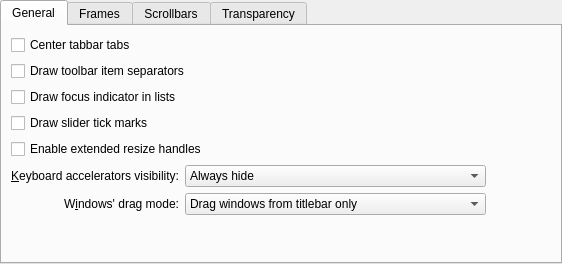
<?xml version="1.0" encoding="UTF-8"?>
<ui version="4.0">
 <class>OceanStyleConfig</class>
 <widget class="QWidget" name="OceanStyleConfig">
  <property name="geometry">
   <rect>
    <x>0</x>
    <y>0</y>
    <width>562</width>
    <height>264</height>
   </rect>
  </property>
  <property name="sizePolicy">
   <sizepolicy hsizetype="Preferred" vsizetype="Preferred">
    <horstretch>0</horstretch>
    <verstretch>0</verstretch>
   </sizepolicy>
  </property>
  <layout class="QVBoxLayout" name="verticalLayout_2">
   <property name="leftMargin">
    <number>0</number>
   </property>
   <property name="topMargin">
    <number>0</number>
   </property>
   <property name="rightMargin">
    <number>0</number>
   </property>
   <property name="bottomMargin">
    <number>0</number>
   </property>
   <item>
    <widget class="QTabWidget" name="tabWidget">
     <property name="currentIndex">
      <number>0</number>
     </property>
     <widget class="QWidget" name="tab">
      <attribute name="title">
       <string>General</string>
      </attribute>
      <layout class="QGridLayout" name="gridLayout">
       <item row="6" column="1">
        <widget class="QLabel" name="_windowDragLabel">
         <property name="sizePolicy">
          <sizepolicy hsizetype="Preferred" vsizetype="Preferred">
           <horstretch>0</horstretch>
           <verstretch>0</verstretch>
          </sizepolicy>
         </property>
         <property name="text">
          <string>W&amp;indows' drag mode:</string>
         </property>
         <property name="alignment">
          <set>Qt::AlignRight|Qt::AlignTrailing|Qt::AlignVCenter</set>
         </property>
         <property name="buddy">
          <cstring>_windowDragMode</cstring>
         </property>
        </widget>
       </item>
       <item row="2" column="1" colspan="4">
        <widget class="QCheckBox" name="_viewDrawFocusIndicator">
         <property name="text">
          <string>Draw focus indicator in lists</string>
         </property>
        </widget>
       </item>
       <item row="5" column="1">
        <widget class="QLabel" name="_mnemonicsLabel">
         <property name="text">
          <string>&amp;Keyboard accelerators visibility:</string>
         </property>
         <property name="alignment">
          <set>Qt::AlignRight|Qt::AlignTrailing|Qt::AlignVCenter</set>
         </property>
         <property name="buddy">
          <cstring>_mnemonicsMode</cstring>
         </property>
        </widget>
       </item>
       <item row="5" column="2" colspan="2">
        <widget class="QComboBox" name="_mnemonicsMode">
         <item>
          <property name="text">
           <string>Always hide</string>
          </property>
         </item>
         <item>
          <property name="text">
           <string>Show when Alt key is pressed</string>
          </property>
         </item>
         <item>
          <property name="text">
           <string>Always show</string>
          </property>
         </item>
        </widget>
       </item>
       <item row="5" column="4">
        <spacer name="horizontalSpacer_3">
         <property name="orientation">
          <enum>Qt::Horizontal</enum>
         </property>
         <property name="sizeHint" stdset="0">
          <size>
           <width>65</width>
           <height>20</height>
          </size>
         </property>
        </spacer>
       </item>
       <item row="6" column="2" colspan="2">
        <widget class="QComboBox" name="_windowDragMode">
         <item>
          <property name="text">
           <string>Drag windows from titlebar only</string>
          </property>
         </item>
         <item>
          <property name="text">
           <string>Drag windows from titlebar, menubar and toolbars</string>
          </property>
         </item>
         <item>
          <property name="text">
           <string>Drag windows from all empty areas</string>
          </property>
         </item>
        </widget>
       </item>
       <item row="7" column="1" colspan="3">
        <spacer name="verticalSpacer">
         <property name="orientation">
          <enum>Qt::Vertical</enum>
         </property>
         <property name="sizeHint" stdset="0">
          <size>
           <width>20</width>
           <height>49</height>
          </size>
         </property>
        </spacer>
       </item>
       <item row="0" column="1" colspan="4">
        <widget class="QCheckBox" name="_tabBarDrawCenteredTabs">
         <property name="text">
          <string>Center tabbar tabs</string>
         </property>
        </widget>
       </item>
       <item row="1" column="1" colspan="4">
        <widget class="QCheckBox" name="_toolBarDrawItemSeparator">
         <property name="text">
          <string>Draw toolbar item separators</string>
         </property>
        </widget>
       </item>
       <item row="3" column="1" colspan="4">
        <widget class="QCheckBox" name="_sliderDrawTickMarks">
         <property name="text">
          <string>Draw slider tick marks</string>
         </property>
        </widget>
       </item>
       <item row="4" column="1" colspan="4">
        <widget class="QCheckBox" name="_splitterProxyEnabled">
         <property name="text">
          <string>Enable extended resize handles</string>
         </property>
        </widget>
       </item>
      </layout>
     </widget>
     <widget class="QWidget" name="tab_3">
      <attribute name="title">
       <string>Frames</string>
      </attribute>
      <layout class="QVBoxLayout" name="verticalLayout_3">
       <item>
        <widget class="QCheckBox" name="_dockWidgetDrawFrame">
         <property name="text">
          <string>Draw frame around dockable panels</string>
         </property>
        </widget>
       </item>
       <item>
        <widget class="QCheckBox" name="_sidePanelDrawFrame">
         <property name="text">
          <string>Draw frame around side panels</string>
         </property>
        </widget>
       </item>
       <item>
        <widget class="QCheckBox" name="_menuItemDrawThinFocus">
         <property name="text">
          <string>Draw a thin line to indicate focus in menus and menubars</string>
         </property>
        </widget>
       </item>
       <item>
        <spacer name="verticalSpacer_3">
         <property name="orientation">
          <enum>Qt::Vertical</enum>
         </property>
         <property name="sizeHint" stdset="0">
          <size>
           <width>20</width>
           <height>117</height>
          </size>
         </property>
        </spacer>
       </item>
      </layout>
     </widget>
     <widget class="QWidget" name="tab_4">
      <attribute name="title">
       <string>Scrollbars</string>
      </attribute>
      <layout class="QGridLayout" name="gridLayout_6">
       <item row="1" column="2">
        <spacer name="horizontalSpacer_2">
         <property name="orientation">
          <enum>Qt::Horizontal</enum>
         </property>
         <property name="sizeHint" stdset="0">
          <size>
           <width>40</width>
           <height>20</height>
          </size>
         </property>
        </spacer>
       </item>
       <item row="1" column="0">
        <widget class="QLabel" name="_scrollBarAddLineLabel">
         <property name="text">
          <string>Bottom arrow button t&amp;ype:</string>
         </property>
         <property name="alignment">
          <set>Qt::AlignRight|Qt::AlignTrailing|Qt::AlignVCenter</set>
         </property>
         <property name="buddy">
          <cstring>_scrollBarAddLineButtons</cstring>
         </property>
        </widget>
       </item>
       <item row="0" column="0">
        <widget class="QLabel" name="_scrollBarSubLineLabel">
         <property name="text">
          <string>&amp;Top arrow button type:</string>
         </property>
         <property name="alignment">
          <set>Qt::AlignRight|Qt::AlignTrailing|Qt::AlignVCenter</set>
         </property>
         <property name="buddy">
          <cstring>_scrollBarSubLineButtons</cstring>
         </property>
        </widget>
       </item>
       <item row="0" column="1">
        <widget class="QComboBox" name="_scrollBarSubLineButtons">
         <item>
          <property name="text">
           <string>No Buttons</string>
          </property>
         </item>
         <item>
          <property name="text">
           <string>One Button</string>
          </property>
         </item>
         <item>
          <property name="text">
           <string>Two Buttons</string>
          </property>
         </item>
        </widget>
       </item>
       <item row="1" column="1">
        <widget class="QComboBox" name="_scrollBarAddLineButtons">
         <item>
          <property name="text">
           <string>No Buttons</string>
          </property>
         </item>
         <item>
          <property name="text">
           <string>One Button</string>
          </property>
         </item>
         <item>
          <property name="text">
           <string>Two Buttons</string>
          </property>
         </item>
        </widget>
       </item>
       <item row="2" column="0" colspan="3">
        <spacer name="verticalSpacer_4">
         <property name="orientation">
          <enum>Qt::Vertical</enum>
         </property>
         <property name="sizeHint" stdset="0">
          <size>
           <width>20</width>
           <height>40</height>
          </size>
         </property>
        </spacer>
       </item>
      </layout>
     </widget>
     <widget class="QWidget" name="tab_5">
      <attribute name="title">
       <string>Transparency</string>
      </attribute>
      <layout class="QGridLayout" name="gridLayout_2">
       <item row="10" column="1">
        <spacer name="verticalSpacer_5">
         <property name="orientation">
          <enum>Qt::Vertical</enum>
         </property>
         <property name="sizeHint" stdset="0">
          <size>
           <width>20</width>
           <height>40</height>
          </size>
         </property>
        </spacer>
       </item>
       <item row="1" column="1">
        <layout class="QHBoxLayout" name="horizontalLayout_2">
         <item>
          <widget class="QLabel" name="_menuOpacityTransparentLabel">
           <property name="text">
            <string>Transparent</string>
           </property>
          </widget>
         </item>
         <item>
          <spacer name="horizontalSpacer_6">
           <property name="orientation">
            <enum>Qt::Horizontal</enum>
           </property>
           <property name="sizeHint" stdset="0">
            <size>
             <width>40</width>
             <height>20</height>
            </size>
           </property>
          </spacer>
         </item>
         <item>
          <widget class="QLabel" name="_menuOpacityOpaqueLabel">
           <property name="sizePolicy">
            <sizepolicy hsizetype="Minimum" vsizetype="Preferred">
             <horstretch>0</horstretch>
             <verstretch>0</verstretch>
            </sizepolicy>
           </property>
           <property name="text">
            <string>Opaque</string>
           </property>
          </widget>
         </item>
        </layout>
       </item>
       <item row="7" column="0" colspan="2">
        <layout class="QHBoxLayout" name="horizontalLayout">
         <item>
          <widget class="QLabel" name="_menuGroupDescription">
           <property name="text">
            <string>Menu:</string>
           </property>
          </widget>
         </item>
         <item>
          <widget class="QSlider" name="_menuOpacity">
           <property name="minimum">
            <number>0</number>
           </property>
           <property name="maximum">
            <number>100</number>
           </property>
           <property name="singleStep">
            <number>1</number>
           </property>
           <property name="pageStep">
            <number>10</number>
           </property>
           <property name="value">
            <number>100</number>
           </property>
           <property name="orientation">
            <enum>Qt::Horizontal</enum>
           </property>
           <property name="invertedAppearance">
            <bool>false</bool>
           </property>
           <property name="invertedControls">
            <bool>false</bool>
           </property>
           <property name="tickPosition">
            <enum>QSlider::TicksBelow</enum>
           </property>
           <property name="tickInterval">
            <number>10</number>
           </property>
          </widget>
         </item>
        </layout>
       </item>
       <item row="1" column="0">
        <spacer name="horizontalSpacer_5">
         <property name="orientation">
          <enum>Qt::Horizontal</enum>
         </property>
         <property name="sizeType">
          <enum>QSizePolicy::Fixed</enum>
         </property>
         <property name="sizeHint" stdset="0">
          <size>
           <width>40</width>
           <height>20</height>
          </size>
         </property>
        </spacer>
       </item>
       <item row="9" column="0" colspan="2">
        <spacer name="horizontalSpacer_4">
         <property name="orientation">
          <enum>Qt::Horizontal</enum>
         </property>
         <property name="sizeType">
          <enum>QSizePolicy::Preferred</enum>
         </property>
         <property name="sizeHint" stdset="0">
          <size>
           <width>542</width>
           <height>20</height>
          </size>
         </property>
        </spacer>
       </item>
      </layout>
     </widget>
    </widget>
   </item>
  </layout>
 </widget>
 <tabstops>
  <tabstop>tabWidget</tabstop>
  <tabstop>_tabBarDrawCenteredTabs</tabstop>
  <tabstop>_toolBarDrawItemSeparator</tabstop>
  <tabstop>_viewDrawFocusIndicator</tabstop>
  <tabstop>_sliderDrawTickMarks</tabstop>
  <tabstop>_splitterProxyEnabled</tabstop>
  <tabstop>_mnemonicsMode</tabstop>
  <tabstop>_windowDragMode</tabstop>
  <tabstop>_dockWidgetDrawFrame</tabstop>
  <tabstop>_sidePanelDrawFrame</tabstop>
  <tabstop>_menuItemDrawThinFocus</tabstop>
  <tabstop>_scrollBarSubLineButtons</tabstop>
  <tabstop>_scrollBarAddLineButtons</tabstop>
 </tabstops>
 <resources/>
 <connections>
 </connections>
</ui>
